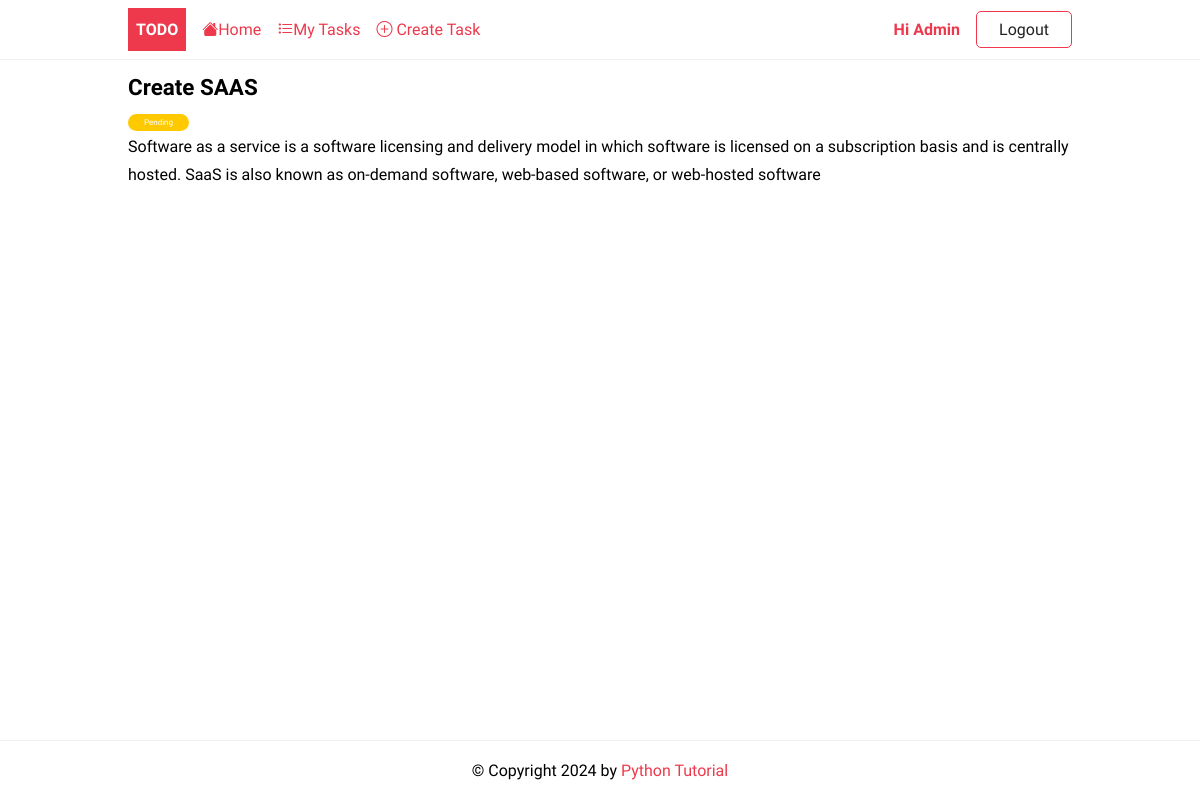
The page /task/1/ (signed in) on the database its author committed.
### todo/models.py (models this page shows, shortened)
class Task(models.Model):
    title = models.CharField(max_length=255)
    description = models.CharField( max_length=255 , null=True , blank=True)
    complated = models.BooleanField(default = False)
    created_at = models.DateTimeField(auto_now_add=True)
    user = models.ForeignKey(User,on_delete=models.CASCADE,null=True,blank=True)
    class Meta:
        ordering = ['complated']

### todo/views.py (the view)
# urls.py: path('task/<int:pk>/', TaskDetail.as_view(),name='task'),
class TaskDetail(LoginRequiredMixin,DetailView):
    model = Task
    context_object_name = 'task'

### todo/templates/todo/task_detail.html
{% extends 'base.html' %}
{% block content %}
    <article class="task">
        <header>
            <h2>{{task.title}}</h2>
            <span class="badge {% if task.completed %}badge-completed{% else %}badge-pending{% endif %}">{% if task.completed %}Completed{% else %}Pending{% endif %}</span>
        </header>
        <p>{{task.description}}</p>
    </article>
{% endblock content %}

### templates/base.html (shortened to what this page needs)
{% load static %}
<!DOCTYPE html>
<html lang="en">
<head>
    <link rel="stylesheet" href="{% static 'css/style.css' %}">
</head>
<body>
    <header class="header">
        <div class="container">
            <a href="{% url 'home' %}" class="logo">Todo</a>
            <nav class="nav">
                <a href="{% url 'home' %}"><i class="bi bi-house-fill"></i>Home</a>
                    {% if request.user.is_authenticated %}
                        <a href="{% url 'tasks' %}"><i class="bi bi-list-task"></i>My Tasks</a>
                        <a href="{% url 'task-create' %}"><i class="bi bi-plus-circle"></i> Create Task</a>
                        <a href="{% url 'profile' %}" title="Update my profile">Hi {{request.user | title}}</a>
                        <a href="{% url 'logout' %}" class=" btn btn-outline">Logout</a>
                    {% else %}
                            <a href="{% url 'login' %}" class="btn btn-outline">Login</a>
                        <a href="{% url 'signup' %}" class="btn btn-primary">Join Now</a>
                    {% endif %}
            </nav>
        </div>
    </header>
    <main>
        <div class="container">
            {% block content %}
            {% endblock content %}
        </div>
    </main>
    <footer class="footer">
        <div class="container">
            <p>&copy; Copyright {% now "Y" %} by <a href="https://www.pythontutorial.net">Python Tutorial</a></p>
        </div>
    </footer>
</body>
</html>

### static/css/style.css (style rules this page uses)
:root { --color-primary: #ee394c; --color-secondary: #86b7fe; --color-light: #f2f2f2; --color-gray: #ced4da; --color-dark: #212121; --color-white: #ffffff; --color-error: #e2442f; --color-warning: #ffc900; --color-info: #02a2b9; --color-success: #1ba345; --color-input: #00d1b2; --border-radius: 5px; }
* { margin: 0; padding: 0; box-sizing: border-box; text-rendering: optimizeLegibility; }
html, body { height: 100%; }
body { font-family: 'Dosis', sans-serif; font-size: 1rem; line-height: 1.7; display: flex; flex-direction: column; }
h2 { font-size: 1.4rem; }
a { color: var(--color-primary); text-decoration: none; }
.container { max-width: 960px; margin: 0 auto; padding: 0.5rem; }
.header { border-bottom: solid 1px var(--color-light); }
.header .container { display: flex; align-items: center; gap:1rem; }
.nav { display:flex; gap:1rem; align-items: center; justify-content: center; flex-basis: 100%; }
.nav a:nth-last-child(2) { margin-left: auto; font-weight: bold; }
.logo { padding: 0.5rem; background-color: var(--color-primary); text-decoration: none; color: var(--color-white); font-weight: bold; text-transform: uppercase; }
.task { margin-bottom: auto; }
.badge { font-size: 0.5rem; padding: 0.25rem 1rem; color: var(--color-white); border-radius: 2rem; align-self: flex-start; }
.badge-pending { background-color: var(--color-warning); }
.footer p { text-align: center; }
.footer { margin-top: auto; padding: 0.5rem 0; border-top: solid 1px var(--color-light); }
.btn { padding: 0.25rem 0.75rem; border-radius: var(--border-radius); background-color: var(--color-white); border: solid 1px var(--color-white); color: var(--color-dark); cursor: pointer; text-decoration: none; font-size: 1rem; min-width: 6rem; text-align: center; }
.btn-outline { border: solid 1px var(--color-primary); }

### rows shown on the page
Task: title "Create SAAS", description "Software as a service is a software licensing and delivery model in which software is licensed on a subscription basis and is centrally hosted. SaaS is also known as on-demand software, web-based software, or web-hosted software"

### other values the page prints
{{ request.user | title }} "Admin"
